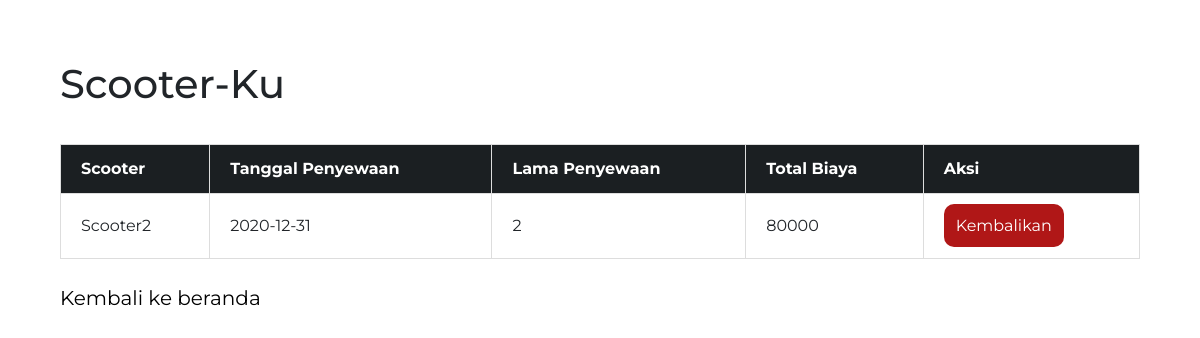
/list.php (signed in), run on an earlier commit of the app's database.
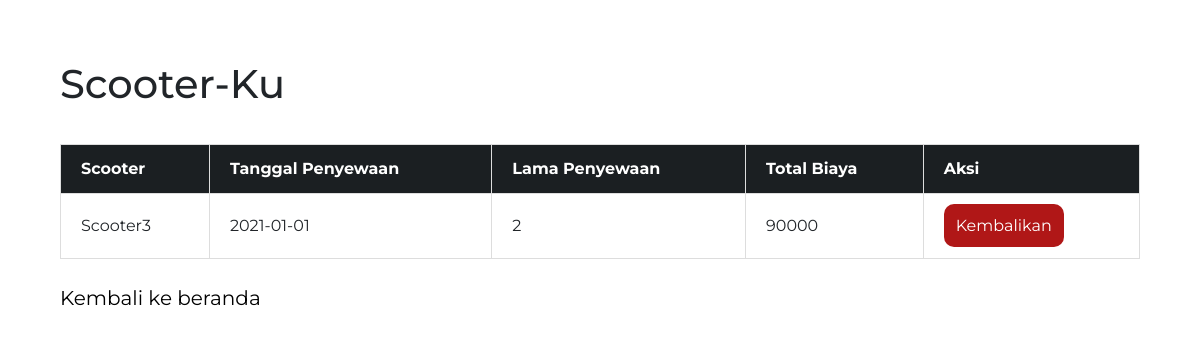
And on a later commit of the database.
### tables this page shows
CREATE TABLE `penyewaan` (
  `id_penyewaan` int(11) NOT NULL,
  `id_pelanggan` int(11) NOT NULL,
  `id_scooter` int(11) NOT NULL,
  `tanggal_penyewaan` date NOT NULL,
  `waktu` int(11) NOT NULL,
  `total_harga` int(11) NOT NULL
);

### list.php (the view, shortened to what this page needs)
<?php require_once("auth.php");
      include 'connect.php';
?>
<!doctype html>
<html lang="en">
  <head>
    <link rel="stylesheet" href="https://cdn.jsdelivr.net/npm/bootstrap@4.5.3/dist/css/bootstrap.min.css">
    <link rel = "stylesheet" href="css/style.css">
    <link rel="stylesheet" href="https://cdnjs.cloudflare.com/ajax/libs/font-awesome/4.7.0/css/font-awesome.min.css">
  </head>
  <body>
  <div class="atas-table">
            <h1>Scooter-Ku</h1>
  </div>
  <div class ="tabel">
  <table class="table-hover">
    <thead>
      <tr>
        <th scope="col">Scooter</th>
        <th scope="col">Tanggal Penyewaan</th>
        <th scope="col">Lama Penyewaan</th>
        <th scope="col">Total Biaya</th>
        <th scope="col">Aksi</th>
      </tr>
    </thead>
    <tbody>
    <?php
      $id_pelanggan = $_SESSION["user"]["id_pelanggan"];
      $ambil = $db ->query("SELECT * FROM penyewaan WHERE id_pelanggan = '$id_pelanggan' ");
          while($perproduk = $ambil -> fetch(PDO::FETCH_ASSOC)){?>
      <tr>
        <td>Scooter<?php echo $perproduk['id_scooter']?></td>
        <td><?php echo $perproduk['tanggal_penyewaan']?></td>
        <td><?php echo $perproduk['waktu']?></td>
        <td><?php echo $perproduk['total_harga']?></td>
        <td>
        <a class="btn-delete" href="delete.php?id=<?php echo $perproduk['id_scooter']; ?>" role="button">Kembalikan</a>
        <?php } ?>
      </tr>
    </tbody>
  </table>
</div>
<a href ="beranda.php" class= "btn-beranda">Kembali ke beranda</a>
  </body>
  </html>

### css/style.css (style rules this page uses)
* { margin: 0%; padding: 0%; font-family: 'Montserrat', sans-serif; }
.atas-table { margin : 5% 5% 3% 5%; }
.tabel { margin : 0% 5% 2% 5%; }
.table-hover { border-collapse:collapse; width: 100%; }
.table-hover td, .table-hover th { border: 1px solid #ddd; padding: 20px; }
.table-hover th { padding-top: 12px; padding-bottom: 12px; text-align: left; background-color: #1B1F22; color: white; }
.table-hover td a { padding: 12px; color: white; text-decoration: none; border-radius: 10px; background-color:#B01717; }
.btn-beranda { margin: 0 5% 0 5%; color: black; font-size : 20px; }

What changed in the data, as far as the page shows it:
removed penyewaan: id_scooter "2", tanggal_penyewaan "2020-12-31", waktu "2", total_harga "80000"
added penyewaan: id_scooter "3", tanggal_penyewaan "2021-01-01", waktu "2", total_harga "90000"
